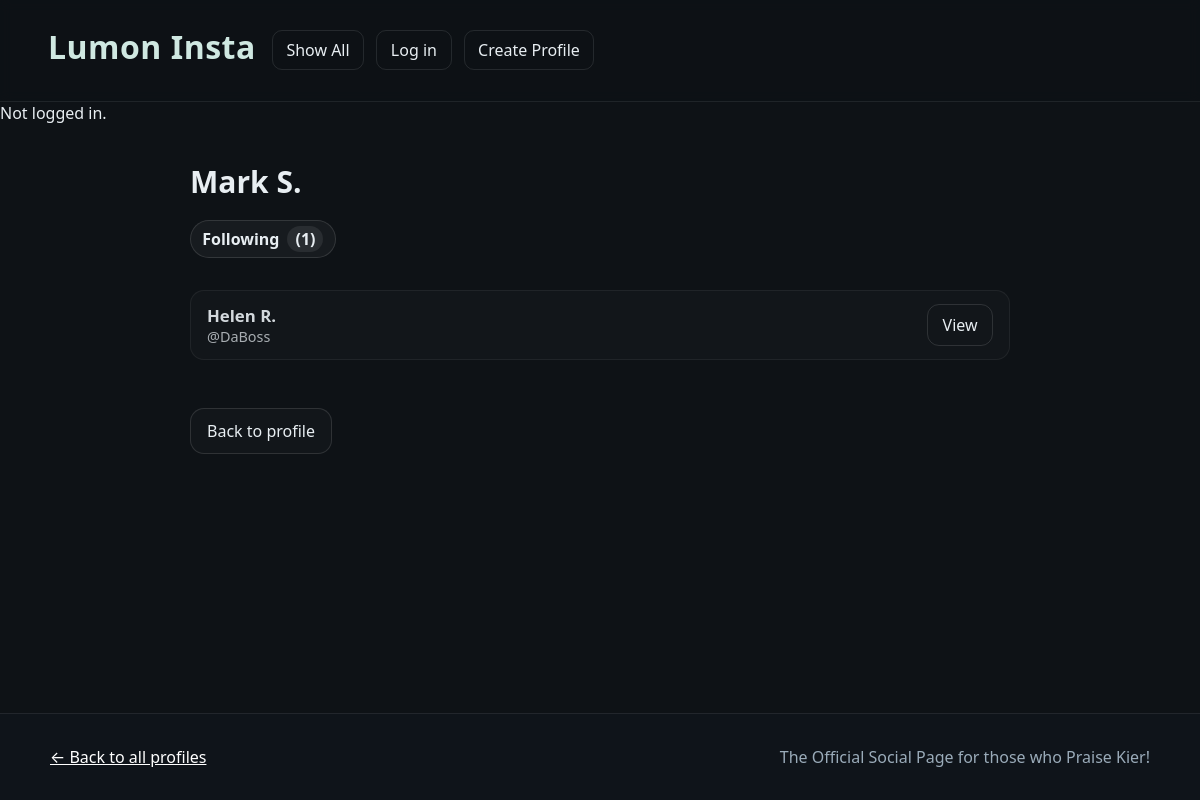
The app's page /mini_insta/profile/2/following with its own data.
### mini_insta/models.py (models this page shows, shortened)
class Profile(models.Model):
    username = models.TextField(blank=True)
    display_name = models.TextField(blank=True)
    bio_text = models.TextField(blank=True)
    profile_image_url = models.URLField(blank=True)
    join_date = models.DateTimeField(auto_now=True)
    user = models.ForeignKey(User, on_delete=models.CASCADE) ## NEW
    def get_following(self):
        query = Follow.objects.filter(follower_profile=self)
        return [f.profile for f in query]
    def get_num_following(self):
        return Follow.objects.filter(follower_profile=self).count()

### mini_insta/views.py (the view)
# urls.py: path('profile/<int:pk>/following', ShowFollowingDetailView.as_view(), name='show_following'),
class ShowFollowingDetailView(DetailView):
    model = Profile
    template_name = 'mini_insta/show_following.html'
    context_object_name = 'profile'

### mini_insta/templates/mini_insta/show_following.html
{% extends 'mini_insta/base.html' %}
{% block content %}
<section class="follow-section">
  <header class="follow-header">
    <h1>{{ profile.display_name}}</h1>
    <p class="follow-pill">Following <span class="count">({{ profile.get_num_following }})</span></p>
  </header>
  <ul class="follow-list">
    {% for p in profile.get_following %}
      <li class="user-row">
        <div class="user-meta">
          <a class="user-name" href="{% url 'show_profile' p.pk %}">
            {{p.display_name}}
          </a>
          <div class="user-sub">@{{ p.username }}</div>
        </div>
        <br>
        <a class="btn-ghost" href="{% url 'show_profile' p.pk %}">View</a>
      </li>
    {% empty %}
      <li class="empty">Not following anyone yet.</li>
    {% endfor %}
  </ul>
  <a class="btn-back" href="{% url 'show_profile' profile.pk %}">Back to profile</a>
</section>
{% endblock %}

### static/severance.css (style rules this page uses)
html, body { margin: 0; padding: 0; min-height: 100%; font-family: system-ui, -apple-system, Segoe UI, Roboto, Helvetica, Arial, sans-serif; color: #e8eef2; background: #0e1216; }
body { display: flex; flex-direction: column; }
h1, h2, h3 { margin: 0 0 .35rem; font-weight: 650; line-height: 1.2; }
.follow-section { max-width: 820px; margin: 0 auto; padding: 1rem 1rem 3rem; }
.follow-header h1 { margin: 0 0 .25rem; font-size: clamp(1.6rem,2.5vw,2.4rem); }
.follow-pill { display:inline-flex; gap:.5rem; align-items:center; padding:.35rem .7rem; border:1px solid rgba(255,255,255,.12); border-radius:999px; font-weight:600; background:rgba(255,255,255,.04); }
.follow-pill .count { background:rgba(255,255,255,.08); padding:.1rem .5rem; border-radius:999px; }
.follow-list { list-style:none; margin:1rem 0 2rem; padding:0; }
.user-row { display:grid; grid-template-columns:56px 1fr auto; gap:1rem; align-items:center; padding:.8rem 1rem; border-radius:14px; background:rgba(255,255,255,.02); border:1px solid rgba(255,255,255,.06); }
.user-meta { min-width:0; }
.user-name, .user-name:visited, .user-name:hover, .user-name:active, .user-name:focus { color:inherit; text-decoration:none; font-weight:700; font-size:1.05rem; }
.user-name { opacity:.9; white-space: nowrap; overflow: hidden; text-overflow: ellipsis; }
.user-sub { font-size:.9rem; opacity:.7; }
.btn-ghost { padding:.55rem .9rem; border-radius:12px; border:1px solid rgba(255,255,255,.12); background:transparent; color:inherit; text-decoration:none; white-space:nowrap; }
.btn-back { display:inline-block; margin-top:1rem; padding:.7rem 1rem; border-radius:14px; border:1px solid rgba(255,255,255,.12); text-decoration:none; color:inherit; background:rgba(255,255,255,.02); }
.follow-section a, .follow-section a:visited { color:inherit; text-decoration:none; }

### records on screen
Profile: display_name "Mark S.", get_num_following "1"
Profile: display_name "Helen R.", username "DaBoss"
